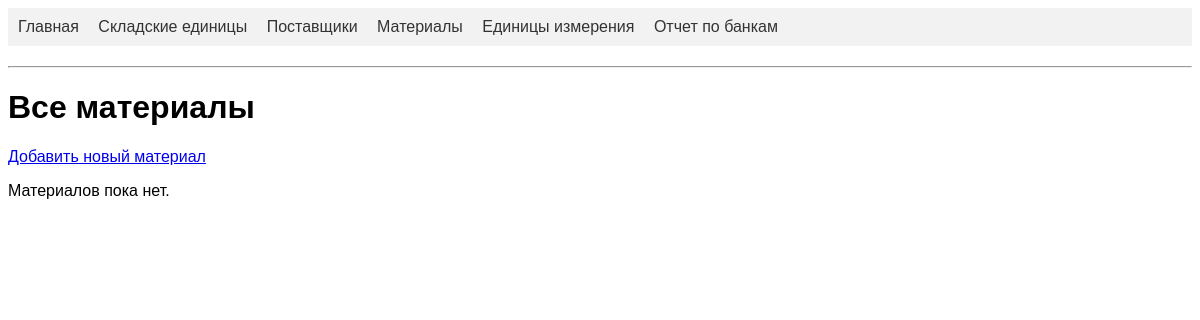
Page /materials on the earlier database version.
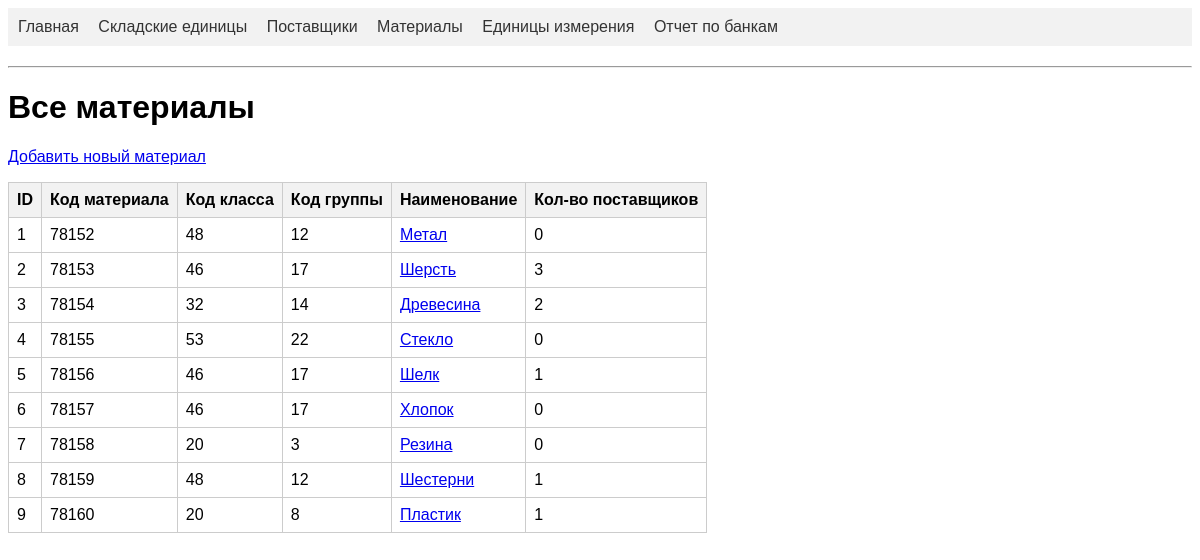
Same page on the later database version.
### app/models.py (models this page shows, shortened)
class Material(db.Model):
    id = db.Column(db.Integer, primary_key=True)
    material_code = db.Column(db.String(64), index=True, unique=True, nullable=False)
    material_class_code = db.Column(db.String(64), nullable=False)
    material_group_code = db.Column(db.String(64), nullable=False)
    material_name = db.Column(db.String(128), nullable=False)
    storage_units = db.relationship('StorageUnit', backref='material', lazy='dynamic')

### app/routes.py (the view)
@main.route('/materials')
def materials():
    all_materials = Material.query.all()
    return render_template('materials.html', materials=all_materials, title='Все материалы', models=models)

### app/templates/materials.html (shortened to what this page needs)
{% extends "base.html" %}
{% block content %}
    <h1>{{ title }}</h1>
    <p><a href="{{ url_for('main.add_material') }}">Добавить новый материал</a></p>
    {% if materials %}
    <table style = "border: 1px">
        <thead>
            <tr>
                <th>ID</th>
                <th>Код материала</th>
                <th>Код класса</th>
                <th>Код группы</th>
                <th>Наименование</th>
                <th>Кол-во поставщиков</th>
            </tr>
        </thead>
        <tbody>
            {% for material in materials %}
            <tr>
                <td>{{ material.id }}</td>
                <td>{{ material.material_code }}</td>
                <td>{{ material.material_class_code }}</td>
                <td>{{ material.material_group_code }}</td>
                <td>
                    <a href="{{ url_for('main.suppliers_for_material', material_id=material.id) }}">
                        {{ material.material_name }}
                    </a>
                </td>
                <td>
                    {{ material.storage_units.with_entities(models.StorageUnit.supplier_id).distinct().count() }}
                </td>
            </tr>
            {% endfor %}
        </tbody>
    </table>
    {% else %}
    <p>Материалов пока нет.</p>
    {% endif %}
{% endblock %}

### app/templates/base.html (shortened to what this page needs)
<!DOCTYPE html>
<html>
<head>
</head>
<body>
    <nav>
        <a href="{{ url_for('main.index') }}">Главная</a>
        <a href="{{ url_for('main.storage_units') }}">Складские единицы</a>
        <a href="{{ url_for('main.suppliers') }}">Поставщики</a>
        <a href="{{ url_for('main.materials') }}">Материалы</a>
        <a href="{{ url_for('main.units') }}">Единицы измерения</a>
        <a href="{{ url_for('main.bank_report') }}">Отчет по банкам</a>
    </nav>
    <hr>
    {% block content %}{% endblock %}
</body>
</html>

### app/templates/base.html (style rules this page uses)
body { font-family: Arial, sans-serif; }
nav { background-color: #f2f2f2; padding: 10px; margin-bottom: 20px; }
nav a { margin-right: 15px; text-decoration: none; color: #333; }
table { border-collapse: collapse; }
th, td { border: 1px solid #ccc; padding: 8px; text-align: left; }
th { background-color: #f2f2f2; }

Differences in the rows shown:
added Material: id "1", material_code "78152", material_class_code "48", material_group_code "12", material_name "Метал", storage_units.with_entities "0"
added Material: id "2", material_code "78153", material_class_code "46", material_group_code "17", material_name "Шерсть", storage_units.with_entities "3"
added Material: id "3", material_code "78154", material_class_code "32", material_group_code "14", material_name "Древесина", storage_units.with_entities "2"
added Material: id "4", material_code "78155", material_class_code "53", material_group_code "22", material_name "Стекло", storage_units.with_entities "0"
added Material: id "5", material_code "78156", material_class_code "46", material_group_code "17", material_name "Шелк", storage_units.with_entities "1"
added Material: id "6", material_code "78157", material_class_code "46", material_group_code "17", material_name "Хлопок", storage_units.with_entities "0"
added Material: id "7", material_code "78158", material_class_code "20", material_group_code "3", material_name "Резина", storage_units.with_entities "0"
added Material: id "8", material_code "78159", material_class_code "48", material_group_code "12", material_name "Шестерни", storage_units.with_entities "1"
added Material: id "9", material_code "78160", material_class_code "20", material_group_code "8", material_name "Пластик", storage_units.with_entities "1"
Other differences:
text no longer shown: "Материалов пока нет."
text now shown: "ID Код материала Код класса Код группы Наименование Кол-во поставщиков"
